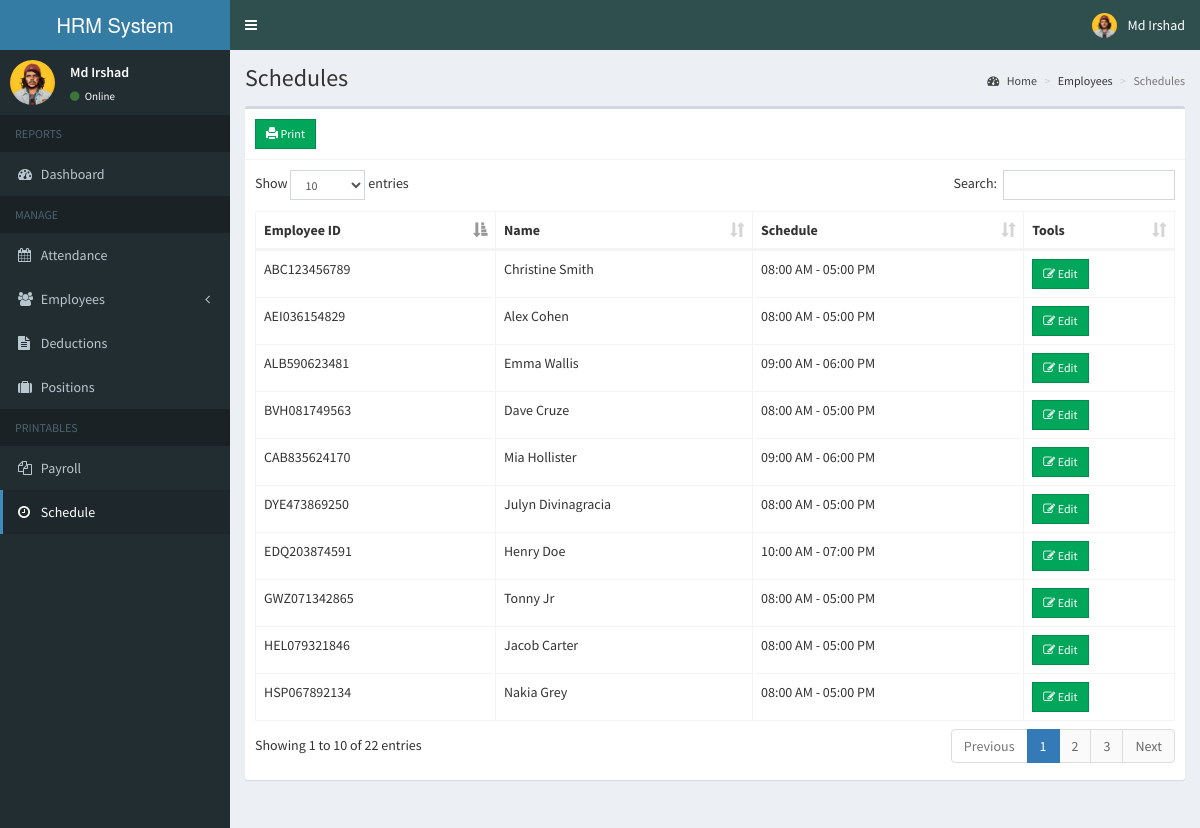
The page /admin/schedule_employee.php (signed in) on the database its author committed.
### tables this page shows
CREATE TABLE `employees` (
  `id` int(11) NOT NULL,
  `employee_id` varchar(15) NOT NULL,
  `firstname` varchar(50) NOT NULL,
  `lastname` varchar(50) NOT NULL,
  `address` text NOT NULL,
  `birthdate` date NOT NULL,
  `contact_info` varchar(100) NOT NULL,
  `gender` varchar(10) NOT NULL,
  `position_id` int(11) NOT NULL,
  `schedule_id` int(11) NOT NULL,
  `photo` varchar(200) NOT NULL,
  `created_on` date NOT NULL
);

CREATE TABLE `schedules` (
  `id` int(11) NOT NULL,
  `time_in` time NOT NULL,
  `time_out` time NOT NULL
);

### admin/includes/session.php (called while the page is built, shortened)
<?php
	include 'includes/conn.php';
	$sql = "SELECT * FROM admin WHERE id = '".$_SESSION['admin']."'";
	$query = $conn->query($sql);
	$user = $query->fetch_assoc();
?>

### admin/schedule_employee.php (the view, shortened to what this page needs)
<?php include 'includes/session.php'; ?>
<?php include 'includes/header.php'; ?>
<body class="hold-transition skin-blue sidebar-mini">
<div class="wrapper">
  <?php include 'includes/navbar.php'; ?>
  <?php include 'includes/menubar.php'; ?>
  <div class="content-wrapper">
    <section class="content-header">
      <h1>
        Schedules
      </h1>
      <ol class="breadcrumb">
        <li><a href="#"><i class="fa fa-dashboard"></i> Home</a></li>
        <li>Employees</li>
        <li class="active">Schedules</li>
      </ol>
    </section>
    <section class="content">
      <div class="row">
        <div class="col-xs-12">
          <div class="box">
            <div class="box-header with-border">
              <a href="schedule_print.php" class="btn btn-success btn-sm btn-flat"><span class="glyphicon glyphicon-print"></span> Print</a>
            </div>
            <div class="box-body">
              <table id="example1" class="table table-bordered">
                <thead>
                  <th>Employee ID</th>
                  <th>Name</th>
                  <th>Schedule</th>
                  <th>Tools</th>
                </thead>
                <tbody>
                  <?php
                    $sql = "SELECT *, employees.id AS empid FROM employees LEFT JOIN schedules ON schedules.id=employees.schedule_id";
                    $query = $conn->query($sql);
                    while($row = $query->fetch_assoc()){
                      echo "
                        <tr>
                          <td>".$row['employee_id']."</td>
                          <td>".$row['firstname'].' '.$row['lastname']."</td>
                          <td>".date('h:i A', strtotime($row['time_in'])).' - '.date('h:i A', strtotime($row['time_out']))."</td>
                          <td>
                            <button class='btn btn-success btn-sm edit btn-flat' data-id='".$row['empid']."'><i class='fa fa-edit'></i> Edit</button>
                          </td>
                        </tr>
                      ";
                    }
                  ?>
                </tbody>
              </table>
            </div>
          </div>
        </div>
      </div>
    </section>
  </div>
</div>
</body>
</html>

### admin/includes/navbar.php (shortened to what this page needs)
<header class="main-header">
    <a href="home.php" class="logo">
      <span class="logo-lg"><b></b>HRM System</span>
    </a>
    <nav class="navbar navbar-static-top">
      <a href="#" class="sidebar-toggle" data-toggle="push-menu" role="button">
      </a>
      <div class="navbar-custom-menu">
        <ul class="nav navbar-nav">
          <li class="dropdown user user-menu">
            <a href="#" class="dropdown-toggle" data-toggle="dropdown">
              <img src="<?php echo (!empty($user['photo'])) ? '../images/'.$user['photo'] : '../images/profile.jpg'; ?>" class="user-image" alt="User Image">
              <span class="hidden-xs"><?php echo $user['firstname'].' '.$user['lastname']; ?></span>
            </a>
          </li>
        </ul>
      </div>
    </nav>
  </header>

### admin/includes/menubar.php (shortened to what this page needs)
<aside class="main-sidebar">
    <section class="sidebar">
      <div class="user-panel">
        <div class="pull-left image">
          <img src="<?php echo (!empty($user['photo'])) ? '../images/'.$user['photo'] : '../images/profile.jpg'; ?>" class="img-circle" alt="User Image">
        </div>
        <div class="pull-left info">
          <p><?php echo $user['firstname'].' '.$user['lastname']; ?></p>
          <a><i class="fa fa-circle text-success"></i> Online</a>
        </div>
      </div>
      <ul class="sidebar-menu" data-widget="tree">
        <li class="header">REPORTS</li>
        <li class=""><a href="home.php"><i class="fa fa-dashboard"></i> <span>Dashboard</span></a></li>
        <li class="header">MANAGE</li>
        <li><a href="attendance.php"><i class="fa fa-calendar"></i> <span>Attendance</span></a></li>
        <li class="treeview">
          <a href="#">
            <i class="fa fa-users"></i>
            <span>Employees</span>
            <span class="pull-right-container">
              <i class="fa fa-angle-left pull-right"></i>
            </span>
          </a>
        </li>
        <li><a href="deduction.php"><i class="fa fa-file-text"></i> Deductions</a></li>
        <li><a href="position.php"><i class="fa fa-suitcase"></i> Positions</a></li>
        <li class="header">PRINTABLES</li>
        <li><a href="payroll.php"><i class="fa fa-files-o"></i> <span>Payroll</span></a></li>
        <li><a href="schedule_employee.php"><i class="fa fa-clock-o"></i> <span>Schedule</span></a></li>
      </ul>
    </section>
  </aside>

### rows shown on the page
employees: employee "ABC123456789", firstname "Christine", lastname "Smith", schedule.time_in "08:00 AM", schedule.time_out "05:00 PM"
employees: employee "DYE473869250", firstname "Julyn", lastname "Divinagracia", schedule.time_in "08:00 AM", schedule.time_out "05:00 PM"
employees: employee "EDQ203874591", firstname "Henry", lastname "Doe", schedule.time_in "10:00 AM", schedule.time_out "07:00 PM"
employees: employee "GWZ071342865", firstname "Tonny", lastname "Jr", schedule.time_in "08:00 AM", schedule.time_out "05:00 PM"
employees: employee "HEL079321846", firstname "Jacob", lastname "Carter", schedule.time_in "08:00 AM", schedule.time_out "05:00 PM"
employees: employee "ALB590623481", firstname "Emma", lastname "Wallis", schedule.time_in "09:00 AM", schedule.time_out "06:00 PM"
employees: employee "CAB835624170", firstname "Mia", lastname "Hollister", schedule.time_in "09:00 AM", schedule.time_out "06:00 PM"
employees: employee "HSP067892134", firstname "Nakia", lastname "Grey", schedule.time_in "08:00 AM", schedule.time_out "05:00 PM"
employees: employee "BVH081749563", firstname "Dave", lastname "Cruze", schedule.time_in "08:00 AM", schedule.time_out "05:00 PM"
employees: employee "AEI036154829", firstname "Alex", lastname "Cohen", schedule.time_in "08:00 AM", schedule.time_out "05:00 PM"

### other values the page prints
$user['firstname'] "Md"
$user['lastname'] "Irshad"
